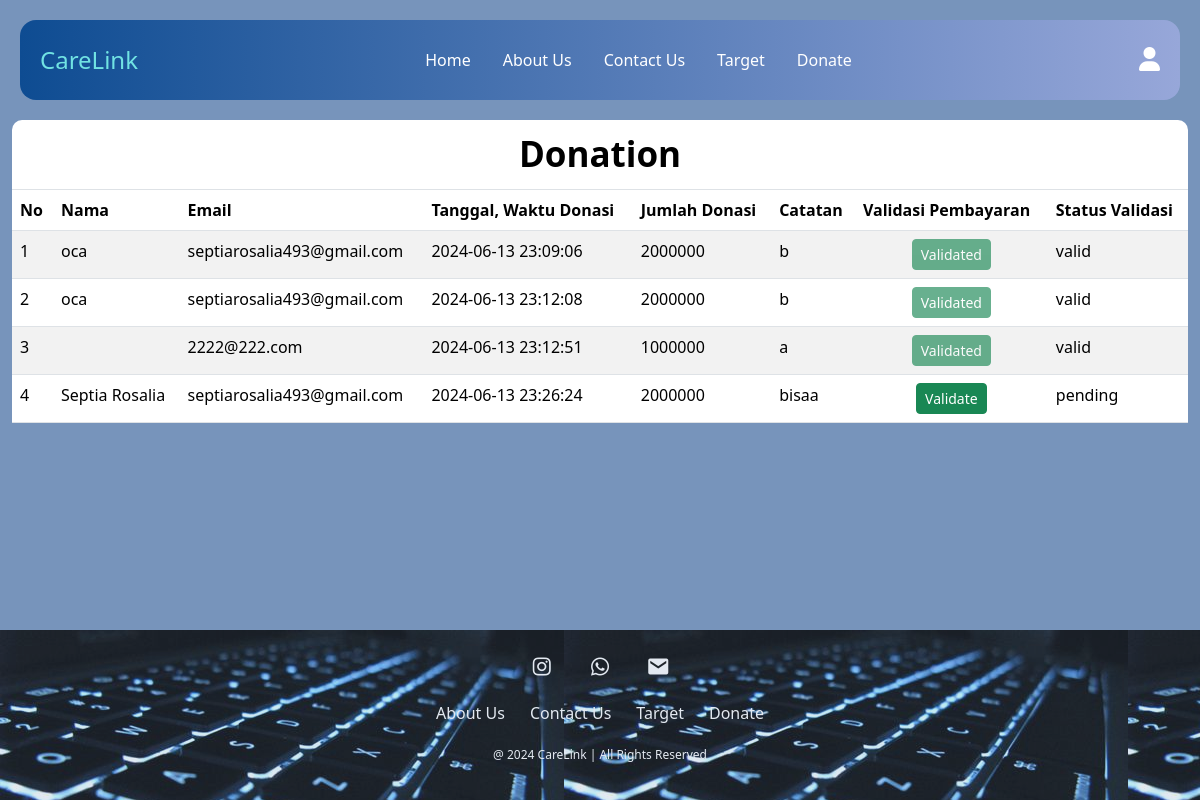
The page /Admin/dataAdmin.php on the database its author committed.
### tables this page shows
CREATE TABLE `donasi` (
  `id` int(11) NOT NULL,
  `name` varchar(50) DEFAULT NULL,
  `status` varchar(50) NOT NULL,
  `date_time` datetime NOT NULL,
  `jumlah_donasi` double NOT NULL,
  `target_donasi` varchar(255) NOT NULL,
  `email` varchar(100) DEFAULT NULL,
  `notes` varchar(255) DEFAULT NULL,
  `validation_status` varchar(20) DEFAULT 'pending'
);

### Admin/dataAdmin.php (the view, shortened to what this page needs)
<!DOCTYPE html>
<html lang="en">
<head>
    <link href="https://cdn.jsdelivr.net/npm/bootstrap@5.3.3/dist/css/bootstrap.min.css" rel="stylesheet">
    <link rel="stylesheet" href="https://cdnjs.cloudflare.com/ajax/libs/font-awesome/6.0.0-beta3/css/all.min.css">
    <link href='https://unpkg.com/boxicons@2.1.4/css/boxicons.min.css' rel='stylesheet'>
    <link href="style(1).css" rel="stylesheet">
    <link href="style.css" rel="stylesheet">
</head>
<body>
    <nav class="navbar navbar-expand-lg fixed-top">
        <div class="container-fluid">
            <a class="navbar-brand" href="#">CareLink</a>
            <div class="offcanvas offcanvas-end" tabindex="-1" id="offcanvasNavbar" aria-labelledby="offcanvasNavbarLabel">
                <div class="offcanvas-body d-flex justify-content-between align-items-center">
                    <ul class="navbar-nav justify-content-center flex-grow-1 pe-3">
                        <li class="nav-item">
                            <a class="nav-link mx-lg-2" aria-current="page" href="Home.html">Home</a>
                        </li>
                        <li class="nav-item">
                            <a class="nav-link mx-lg-2" href="About Us.html">About Us</a>
                        </li>
                        <li class="nav-item">
                            <a class="nav-link mx-lg-2" href="Contact_Us.html">Contact Us</a>
                        </li>
                        <li class="nav-item">
                            <a class="nav-link mx-lg-2" href="Target.html">Target</a>
                        </li>
                        <li class="nav-item">
                            <a class="nav-link mx-lg-2" href="form_donate.php">Donate</a>
                        </li>
                    </ul>
                    <a class="nav-link mx-lg-2" href="#" id="profileIcon">
                        <i class="fas fa-user"></i>
                    </a>
                </div>
            </div>
        </div>
    </nav>
    <div class="main-content">
        <div class="container-fluid" style="margin-top: 120px;">
            <div class="table-container">
                <table class="table table-striped">
                    <thead>
                        <tr>
                            <th colspan="8" class="text-center text-black table-heading">Donation</th>
                        </tr>
                        <tr>
                        <th>No</th>
                        <th>Nama</th>
                        <th>Email</th>
                        <th>Tanggal, Waktu Donasi</th>
                        <th>Jumlah Donasi</th>
                        <th>Catatan</th>
                        <th>Validasi Pembayaran</th>
                        <th>Status Validasi</th>
                        </tr>
                    </thead>
                    <tbody id="donationTableBody">
                        <?php
                        $servername = "localhost";
                        $username = "root";
                        $password = "";
                        $dbname = "carelink";
                        $conn = new mysqli($servername, $username, $password, $dbname);
                        $sql = "SELECT * FROM donasi;";
                        $result = $conn->query($sql);
                        $no = 1;
                        while($row = $result->fetch_assoc()) {
                            $validation_status = isset($row["validation_status"]) ? $row["validation_status"] : 'pending';
                            echo "<tr>
                                <td>".$no."</td>
                                <td>".$row["name"]."</td>
                                <td>".$row["email"]."</td>
                                <td>".$row["date_time"]."</td>
                                <td>".$row["jumlah_donasi"]."</td>
                                <td>".$row["notes"]."</td>
                                <td class='actions-column'>
                                    <button class='btn btn-success btn-sm validate-btn' data-donation-id='".$row["id"]."' ".($validation_status == 'valid' ? 'disabled' : '').">".($validation_status == 'valid' ? 'Validated' : 'Validate')."</button>
                                </td>
                                <td class='validation-status'>".$validation_status."</td>
                            </tr>";
                            $no++;
                        }
                        ?>
                    </tbody>
                </table>
            </div>
        </div>
    </div>
<footer class="footer">
      <div class="social">
          <a href="https://www.instagram.com/septia_rosalia39?igsh=MXM0cjIwbHlla3pkdA%3D%3D&utm_source=qr"><i
                  class='bx bxl-instagram'></i></a>
          <a href="http://wa.me/82282126810"><i class='bx bxl-whatsapp'></i></a>
          <a href="mailto:septiarosalia493@gmail.com"><i class='bx bxs-envelope'></i></a>
      </div>
      <ul class="list">
          <li>
              <a href="about.html">About Us</a>
          </li>
          <li>
              <a href="Contact_Us.html">Contact Us</a>
          </li>
          <li>
              <a href="">Target</a>
          </li>
          <li>
            <a href="">Donate</a>
        </li>
      </ul>
      <p class="copyright">@ 2024 CareLink | All Rights Reserved</p>
    </footer>
</body>
</html>

### User/style(1).css (style rules this page uses)
.navbar { background-image: linear-gradient(to right, #0e4c92, #97a7d9); height: 80px; margin: 20px; border-radius: 16px; }
.navbar-brand { font-weight: 500; color: rgb(113, 227, 227); font-size: 24px; transition: 0.3s color; padding: 0.5rem; }
.nav-link { color: rgb(255, 255, 255); font-weight: 500; position: relative; }
@media (min-width: 991px) { .nav-link::before { content: ""; position: absolute; bottom: -2px; left: 0; width: 0; height: 2px; background-color: darkslategrey; visibility: hidden; transition: width 0.3s ease-in-out; } }
.navbar .nav-link i.fas.fa-user { font-size: 1.5rem; color: #ffffff; }
body { background-color: rgb(237, 237, 248); }

### Admin/style.css (style rules this page uses)
.navbar-brand { font-weight: 500; color: rgb(113, 227, 227); font-size: 24px; transition: 0.3s color; padding: 0.5rem; }
.nav-link { color: rgb(255, 255, 255); font-weight: 500; position: relative; }
@media (min-width: 991px) { .nav-link::before { content: ""; position: absolute; bottom: -2px; left: 0; width: 0; height: 2px; background-color: darkslategrey; visibility: hidden; transition: width 0.3s ease-in-out; } }
.navbar .nav-link i.fas.fa-user { font-size: 1.5rem; color: #ffffff; }

### Admin/dataAdmin.php (style rules this page uses)
body { background-color:#7794BB; display: flex; flex-direction: column; min-height: 100vh; margin: 0; }
.main-content { flex: 1; }
.table-container { overflow-x: auto; width: 100%; border-radius:10px; }
.table { width: 100%; }
.actions-column { text-align: center; }
.table-heading { font-size: 35px; font-weight: bold; }
.footer { background-image: url('background.jpg'); opacity: 80%; background-color: black; color: white; text-align: center; padding: 20px; display: flex; flex-direction: column; align-items: center; position: absolute; bottom: 0; width: 100%; }
.footer .social a { color: white; margin: 0 15px; font-size: 24px; display: inline-block; margin-bottom: 15px; }
.footer ul { list-style: none; padding: 0; display: flex; justify-content: center; gap: 5px; }
.footer ul li { display: inline; }
.footer ul li a { color: white; text-decoration: none; padding: 5px 10px; margin-top: 20px; }
.footer p { margin-top: 5px; font-size: 12px; }

### rows shown on the page
donasi: name "oca", email "septiarosalia493@gmail.com", date_time "2024-06-13 23:09:06", jumlah_donasi "2000000", notes "b", shows "Validated", validation_status "valid"
donasi: name "oca", email "septiarosalia493@gmail.com", date_time "2024-06-13 23:12:08", jumlah_donasi "2000000", notes "b", shows "Validated", validation_status "valid"
donasi: email "2222@222.com", date_time "2024-06-13 23:12:51", jumlah_donasi "1000000", notes "a", shows "Validated", validation_status "valid"
donasi: name "Septia Rosalia", email "septiarosalia493@gmail.com", date_time "2024-06-13 23:26:24", jumlah_donasi "2000000", notes "bisaa", shows "Validate", validation_status "pending"
